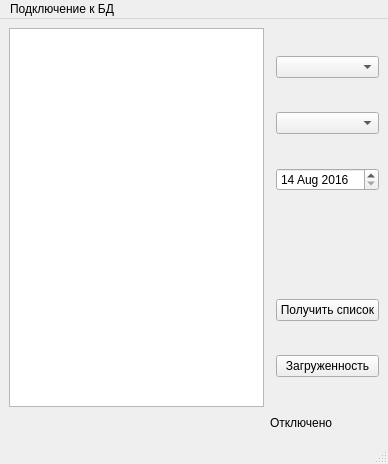
<?xml version="1.0" encoding="UTF-8"?>
<ui version="4.0">
 <class>MainWindow</class>
 <widget class="QMainWindow" name="MainWindow">
  <property name="geometry">
   <rect>
    <x>0</x>
    <y>0</y>
    <width>388</width>
    <height>464</height>
   </rect>
  </property>
  <property name="windowTitle">
   <string>MainWindow</string>
  </property>
  <widget class="QWidget" name="centralwidget">
   <layout class="QGridLayout" name="gridLayout">
    <item row="2" column="1">
     <spacer name="horizontalSpacer">
      <property name="orientation">
       <enum>Qt::Horizontal</enum>
      </property>
      <property name="sizeHint" stdset="0">
       <size>
        <width>40</width>
        <height>20</height>
       </size>
      </property>
     </spacer>
    </item>
    <item row="1" column="1">
     <widget class="QTableView" name="tableView"/>
    </item>
    <item row="2" column="2">
     <widget class="QLabel" name="lb_status">
      <property name="text">
       <string>Отключено</string>
      </property>
     </widget>
    </item>
    <item row="1" column="2">
     <layout class="QFormLayout" name="formLayout">
      <item row="3" column="0">
       <layout class="QVBoxLayout" name="verticalLayout"/>
      </item>
      <item row="3" column="1">
       <spacer name="verticalSpacer">
        <property name="orientation">
         <enum>Qt::Vertical</enum>
        </property>
        <property name="sizeHint" stdset="0">
         <size>
          <width>20</width>
          <height>40</height>
         </size>
        </property>
       </spacer>
      </item>
      <item row="4" column="1">
       <widget class="QPushButton" name="pb_getList">
        <property name="text">
         <string>Получить список</string>
        </property>
       </widget>
      </item>
      <item row="5" column="1">
       <widget class="QPushButton" name="pb_graphPrint">
        <property name="text">
         <string>Загруженность</string>
        </property>
       </widget>
      </item>
      <item row="2" column="1">
       <widget class="QDateEdit" name="de_data">
        <property name="dateTime">
         <datetime>
          <hour>14</hour>
          <minute>45</minute>
          <second>0</second>
          <year>2016</year>
          <month>8</month>
          <day>14</day>
         </datetime>
        </property>
        <property name="maximumDateTime">
         <datetime>
          <hour>20</hour>
          <minute>55</minute>
          <second>0</second>
          <year>2017</year>
          <month>9</month>
          <day>14</day>
         </datetime>
        </property>
        <property name="minimumDateTime">
         <datetime>
          <hour>14</hour>
          <minute>45</minute>
          <second>0</second>
          <year>2016</year>
          <month>8</month>
          <day>14</day>
         </datetime>
        </property>
        <property name="maximumDate">
         <date>
          <year>2017</year>
          <month>9</month>
          <day>14</day>
         </date>
        </property>
        <property name="minimumDate">
         <date>
          <year>2016</year>
          <month>8</month>
          <day>14</day>
         </date>
        </property>
        <property name="maximumTime">
         <time>
          <hour>20</hour>
          <minute>55</minute>
          <second>0</second>
         </time>
        </property>
       </widget>
      </item>
      <item row="1" column="1">
       <widget class="QComboBox" name="cbox_arrival_departure"/>
      </item>
      <item row="0" column="1">
       <widget class="QComboBox" name="cbox_airportName"/>
      </item>
     </layout>
    </item>
   </layout>
  </widget>
  <widget class="QMenuBar" name="menubar">
   <property name="geometry">
    <rect>
     <x>0</x>
     <y>0</y>
     <width>388</width>
     <height>22</height>
    </rect>
   </property>
   <widget class="QMenu" name="menuFunc">
    <property name="title">
     <string>Подключение к БД</string>
    </property>
    <addaction name="a_addData"/>
    <addaction name="a_connectData"/>
   </widget>
   <addaction name="menuFunc"/>
  </widget>
  <widget class="QStatusBar" name="statusbar"/>
  <action name="a_addData">
   <property name="text">
    <string>Ввести данные</string>
   </property>
  </action>
  <action name="a_connectData">
   <property name="text">
    <string>Подключиться</string>
   </property>
  </action>
 </widget>
 <resources/>
 <connections/>
</ui>
